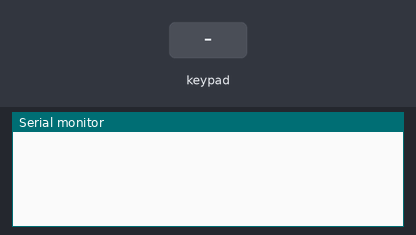
Recording of a sketch running on a simulated Arduino Uno, built with avr-gcc and run on an emulated ATmega328P. Parts: the last lines printed to the serial monitor. The inputs (shaded band) are chosen by the test bench.

Above: at 1.2 s.
1.3 s: key '*' pressed
At 2.5 s:
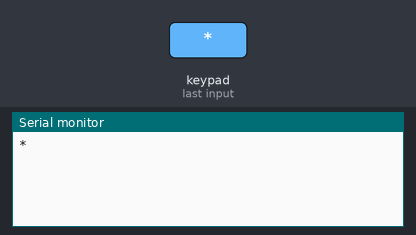
2.8 s: keypad keys 1 0 9 8 7 6 pressed 0.4 s apart
At 5.4 s:
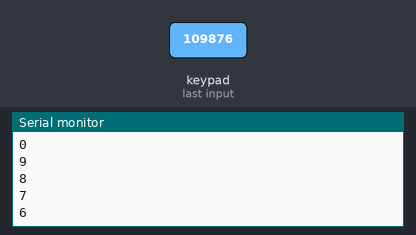
6.7 s: key '#' pressed
At 7.8 s:
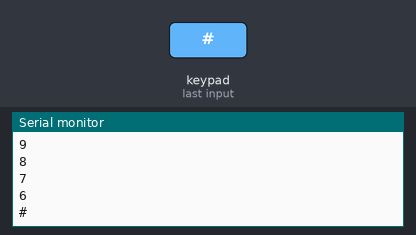
8.2 s: keypad keys 1 0 9 8 7 6 D pressed 0.4 s apart
At 11.0 s:
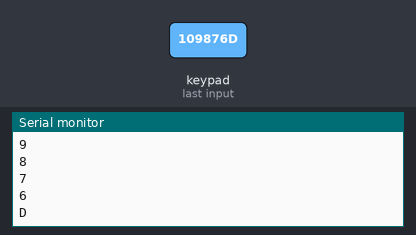
12.5 s: key 'f' pressed
At 13.4 s:
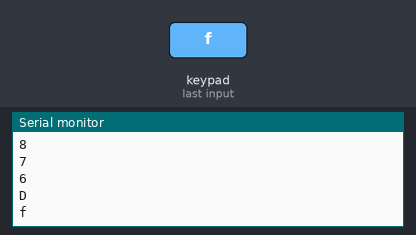
14.0 s: key 'F' pressed
At 14.5 s:
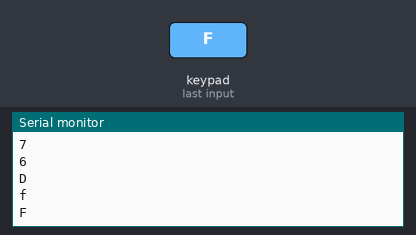
Timing chart, 0 to 16.5 s (numbered marks = the images above; inputs shaded):
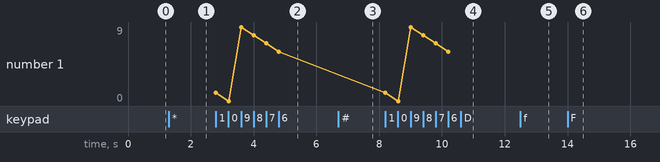

The sketch:

keypad.ino
```cpp
#include <Keypad.h>

const byte ROWS = 5;
const byte COLS = 4;

char hexaKeys[ROWS][COLS] = {
  {'*','#','f','F'},
  {'U','3','2','1'},
  {'D','6','5','4'},
  {'E','9','8','7'},
  {'R','G','0','B'}
};

byte rowPins[ROWS] = {10,9,8,7,6};
byte colPins[COLS] = {5,4,3,2};


Keypad customKeypad = Keypad(makeKeymap(hexaKeys), rowPins, colPins, ROWS, COLS);

void setup() {
  Serial.begin(9600);
}

void loop() {
  char customKey = customKeypad.getKey();

  if (customKey){
    Serial.println(customKey);
    if(customKey == 'R'){
      Serial.print("Enter");
    }
  }
}
```

Measured:
- after the input at 1.3 s, the serial monitor: prints a new line at once (image 1)
- after the input at 2.8 s, the serial monitor: prints a new line at once (image 2)
- after the input at 6.7 s, the serial monitor: prints a new line at once (image 3)
- after the input at 8.2 s, the serial monitor: prints a new line at once (image 4)
- after the input at 12.5 s, the serial monitor: prints a new line at once (image 5)
- after the input at 14.0 s, the serial monitor: prints a new line at once (image 6)
